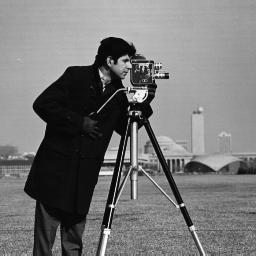
//> input picture Study_Yeungnam_Univ/Autonomous driving Artificial intelligence/bmp&jpg/cameraman.jpg, 256 x 256 px
$ ./calcGrayHist   (built with g++ and OpenCV 4, the #if around main switched on)
//> lines starting //> are read from the running program, lines starting //| are printed output that depends on the picture; after the words box and inside, x2 and y2 are one past the last pixel; in counts of white or black regions, pixels touching at a corner belong together
// histogram analysis
#if 0

#include <stdio.h>
#include "opencv2/opencv.hpp"
#include <iostream>
using namespace cv;
using namespace std;

Mat calcGrayHist(const Mat& img);

Mat drawGrayHistImage(const Mat& hist);

int main(void) {


	Mat src;
	src = imread("cameraman.jpg", IMREAD_GRAYSCALE);
//> src is the input picture: 256 rows x 256 cols, CV_8UC1; min 0, max 255, mean 118.7

	Mat hist = calcGrayHist(src);
//> in calcGrayHist, `calcHist(&img, 1, channels, noArray(), hist, dims, histSize, ranges );`: hist = 256 values, max 1644 at index 14, min 0 at index 255, mean 255.9
	Mat hist_img = drawGrayHistImage(hist);

	imshow("src", src);
	imshow("srcHistogram", hist_img);

	waitKey();
	return 0;
}

Mat calcGrayHist(const Mat& img) {
	CV_Assert(img.type() == CV_8UC1);

	Mat hist;
	int channels[] = { 0 };
	int dims = 1;
	const int histSize[] = { 256 };
	float graylevel[] = { 0, 255 };
	const float* ranges[] = { graylevel };

	calcHist(&img,
		1,
		channels,
		noArray(),
		hist,
		dims,
		histSize,
		ranges
	);
	return hist;
}

Mat drawGrayHistImage(const Mat& hist) {
	CV_Assert(hist.type() == CV_32FC1);
	CV_Assert(hist.size() == Size(1, 256));

	double histMax;
	minMaxLoc(hist, 0, &histMax, 0, 0, noArray());
//> histMax = 1644

	Mat imgHist(100, 256, CV_8UC1, Scalar(255));
	for (int i = 0; i < 256; i++) {
		line(imgHist,
			Point(i, 100),
			Point(i, 100 - cvRound(hist.at<float>(i, 0) * 100.f / histMax)),
			Scalar(0));
	}
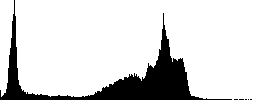
//> imgHist: 100 rows x 256 cols, CV_8UC1; 84.4% white; 6 black regions (5 under 20 px), largest, box (x1, y1, x2, y2) and area: (0, 0, 232, 100) 3970
	return imgHist;
}

#endif

$ run again, with Study_Yeungnam_Univ/Autonomous driving Artificial intelligence/bmp&jpg/colorful.jpg copied over Study_Yeungnam_Univ/Autonomous driving Artificial intelligence/bmp&jpg/cameraman.jpg
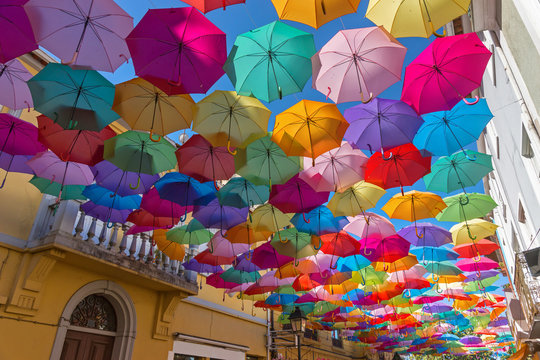
//> input picture Study_Yeungnam_Univ/Autonomous driving Artificial intelligence/bmp&jpg/colorful.jpg, 540 x 360 px
//> `src = imread("cameraman.jpg", IMREAD_GRAYSCALE);`:
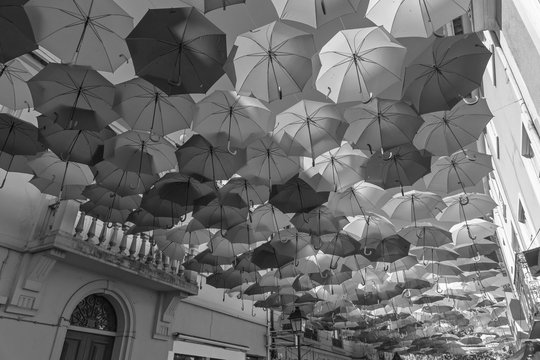
//> src: 360 rows x 540 cols, CV_8UC1; min 0, max 255, mean 110
//> in calcGrayHist, `calcHist(&img, 1, channels, noArray(), hist, dims, histSize, ranges );`: hist = 256 values, max 2738 at index 110, min 0 at index 1, mean 758.8
//> histMax = 2738
//> after the loop in drawGrayHistImage, `for (int i = 0; i < 256; i++)`:
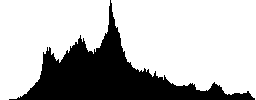
//> imgHist: 100 rows x 256 cols, CV_8UC1; 72.3% white; 1 black region, box (x1, y1, x2, y2) and area: (9, 0, 255, 100) 7092
